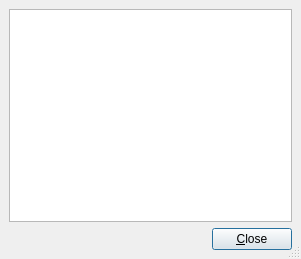
<ui version="4.0" >
 <class>ShowFileUi</class>
 <widget class="QDialog" name="ShowFileUi" >
  <property name="geometry" >
   <rect>
    <x>0</x>
    <y>0</y>
    <width>301</width>
    <height>259</height>
   </rect>
  </property>
  <property name="windowTitle" >
   <string/>
  </property>
  <property name="sizeGripEnabled" >
   <bool>true</bool>
  </property>
  <layout class="QGridLayout" >
   <property name="margin" >
    <number>9</number>
   </property>
   <property name="spacing" >
    <number>6</number>
   </property>
   <item row="0" column="0" >
    <widget class="QTextBrowser" name="textTB" />
   </item>
   <item row="1" column="0" >
    <layout class="QHBoxLayout" >
     <property name="margin" >
      <number>0</number>
     </property>
     <property name="spacing" >
      <number>6</number>
     </property>
     <item>
      <spacer>
       <property name="orientation" >
        <enum>Qt::Horizontal</enum>
       </property>
       <property name="sizeType" >
        <enum>QSizePolicy::Expanding</enum>
       </property>
       <property name="sizeHint" >
        <size>
         <width>20</width>
         <height>20</height>
        </size>
       </property>
      </spacer>
     </item>
     <item>
      <widget class="QPushButton" name="closePB" >
       <property name="text" >
        <string>&amp;Close</string>
       </property>
       <property name="default" >
        <bool>true</bool>
       </property>
      </widget>
     </item>
    </layout>
   </item>
  </layout>
 </widget>
 <pixmapfunction></pixmapfunction>
 <includes>
  <include location="local" >qt_i18n.h</include>
 </includes>
 <resources/>
 <connections/>
</ui>
